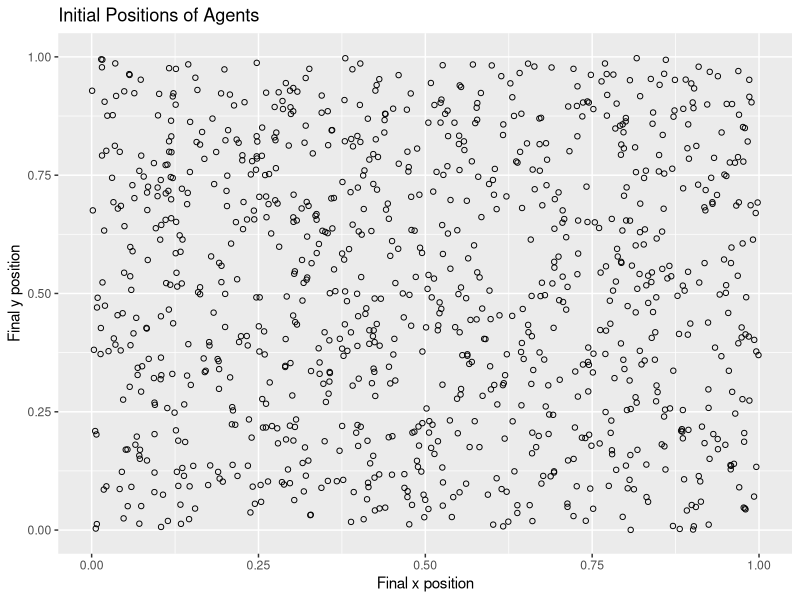
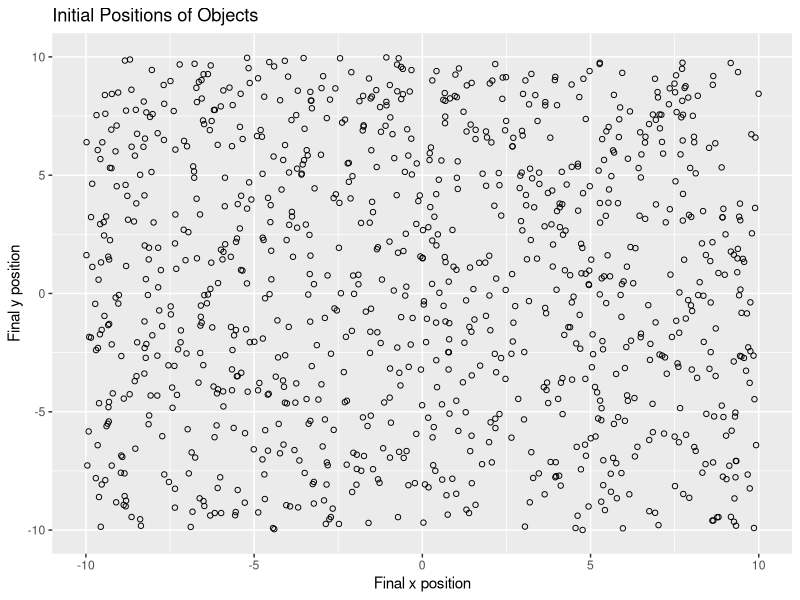
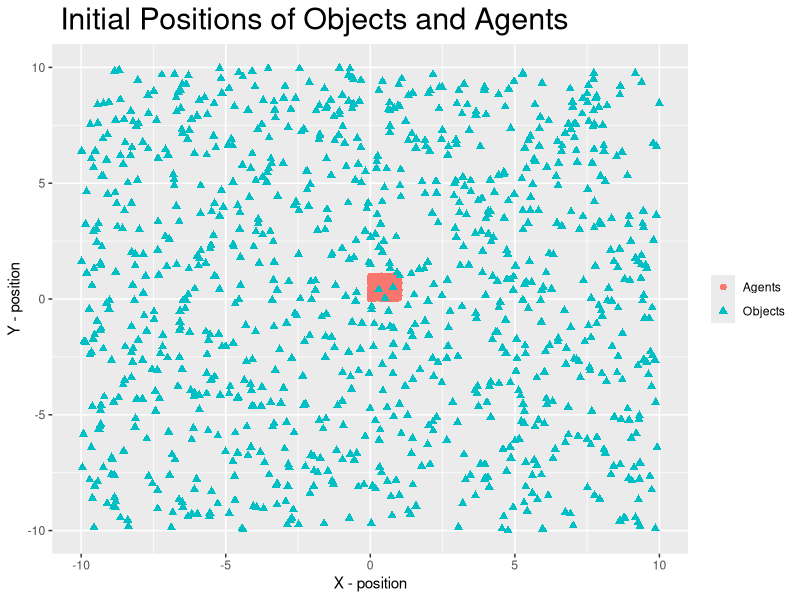
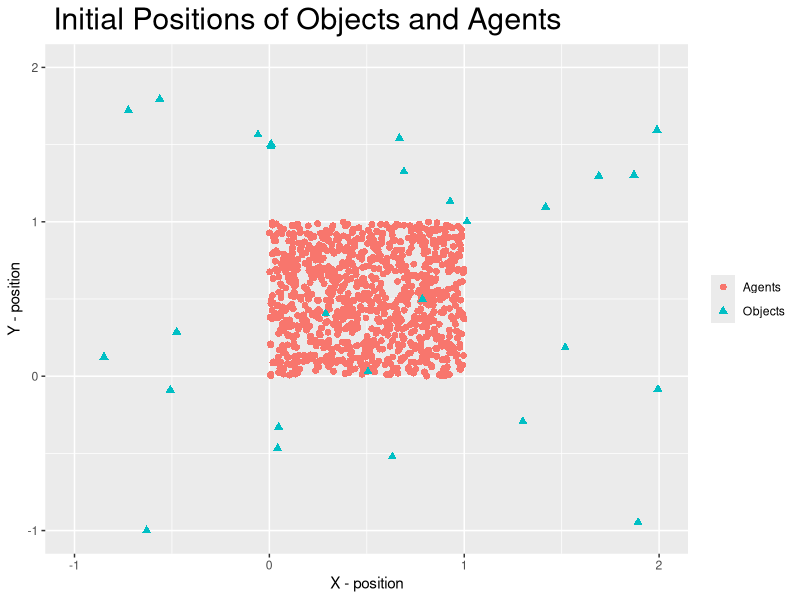

The R script that drew these images, in order:
# ----------------------------------------------------------------- #
# -------------------- AGENT BASED MODELLING ---------------------- #
# ----------------------------------------------------------------- #

# Packages required for this code to run
packages <- c("ggplot2", "FNN", "utils")
lapply(packages, require, character.only = TRUE)

n <- 1000
a <- 0.01
i <- c(1:n) # order of agents

# Define the x-y locations of the agents and the objects
x <- runif(n,0,1)
y <- runif(n,0,1)
x_obj <- runif(n,-10,10); y_obj <- runif(n,-10,10)
objects <- data.frame(x = x_obj, y = y_obj)

nn <- 5 # The number of nearest neighbours used in the algorithm

# Pre-define a data frame with the initial starting points of each agent
# at time t = 0 and positions = 0 for the remaining time points. These
# positions will be changed in the loop below. 
dfx <- as.data.frame(matrix(0, n, 102))
dfy <- as.data.frame(matrix(0, n, 102))
dfx[,c(1, 2)] <- cbind(i, x)
dfy[,c(1, 2)] <- cbind(i, y)

# Initial empty data frame which will later contain the accumulated wealth of each agent
wealth <- as.data.frame(matrix(0, n, 101))

# Dimension names for the data frames 
names <- NULL
for(t in 1:102){
	if(t==1){
		names[t] <- as.character("Individual")
	}else{
names[t]<-as.character(paste("time =", t - 2))
}}

dimnames(dfx)[[2]] <- names
dimnames(dfy)[[2]] <- names
dimnames(wealth)[[2]] <- names[-1]

# Initial positions of the agents
init_plot <- ggplot(data = data.frame(x = dfx[,2], y = dfy[,2]), aes(x = x, y = y)) 
init_plot <- init_plot + geom_point(shape=1) 
init_plot <- init_plot + xlim(0, 1) + ylim(0, 1)
init_plot <- init_plot + labs(x = "Final x position",  y = "Final y position", 
	     title = "Initial Positions of Agents")
pdf("Initial Agents.pdf", 7, 5)
plot(init_plot)
dev.off()

# Initial positions of the objects
init_obj <- ggplot(data = data.frame(x = x_obj, y = y_obj), aes(x = x, y = y)) 
init_obj <- init_obj + geom_point(shape=1) 
init_obj <- init_obj + xlim(-10, 10) + ylim(-10, 10)
init_obj <- init_obj + labs(x = "Final x position",  y = "Final y position", 
	    title = "Initial Positions of Objects")
pdf("Initial Objects.pdf", 7, 5)
plot(init_obj)
dev.off()

# Create a factor vector 'z' of length 2000 with levels "Agents" and "Objects"
z <- as.factor(c(rep(1,n),rep(2,n)))
levels(z) <- c("Agents", "Objects")

# Create an initial dataset with the x and y coords of objects and agents together
initial_df <- data.frame(x = c(dfx[,2],x_obj) , y = c(dfy[,2], y_obj), z = z)

# Initial positions of the agents and objects
initial <- ggplot(data = initial_df, aes(x = x, y = y)) 
initial <- initial + geom_point(size=2, aes(color=factor(z), shape=factor(z))) + 
					 theme(legend.title=element_blank()) 
initial <- initial + xlim(-10, 10) + ylim(-10, 10)
initial <- initial + labs(x = "X - position",  y = "Y - position", 
	title = " Initial Positions of Objects and Agents")
initial <- initial + theme(plot.title = element_text(size = rel(2)))
pdf("Initial Agents-Objects.pdf", 7, 5)
plot(initial)
dev.off()

# (zoomed-in) Initial positions of the agents and objects
initial_zoom <- ggplot(data = initial_df, aes(x = x, y = y)) 
initial_zoom <- initial_zoom + geom_point(size=2, aes(color=factor(z), shape=factor(z))) + 
					 theme(legend.title=element_blank()) 
initial_zoom <- initial_zoom + xlim(-1, 2) + ylim(-1, 2)
initial_zoom <- initial_zoom + labs(x = "X - position",  y = "Y - position", 
	        title = " Initial Positions of Objects and Agents")
initial_zoom <- initial_zoom + theme(plot.title = element_text(size = rel(2)))
pdf("Initial Agents-Objects(zoomed).pdf", 7, 5)
plot(initial_zoom)
dev.off()
